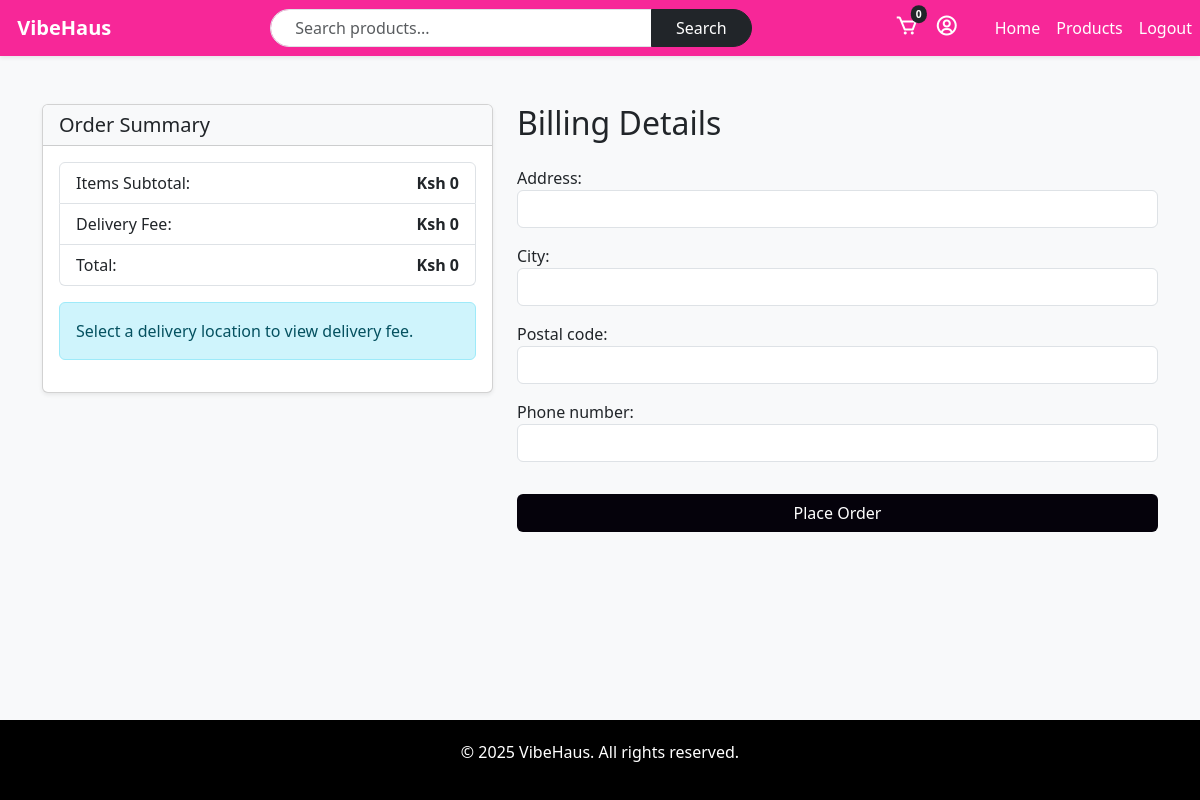
/orders/checkout/ (signed in), run on an earlier commit of the app's database.
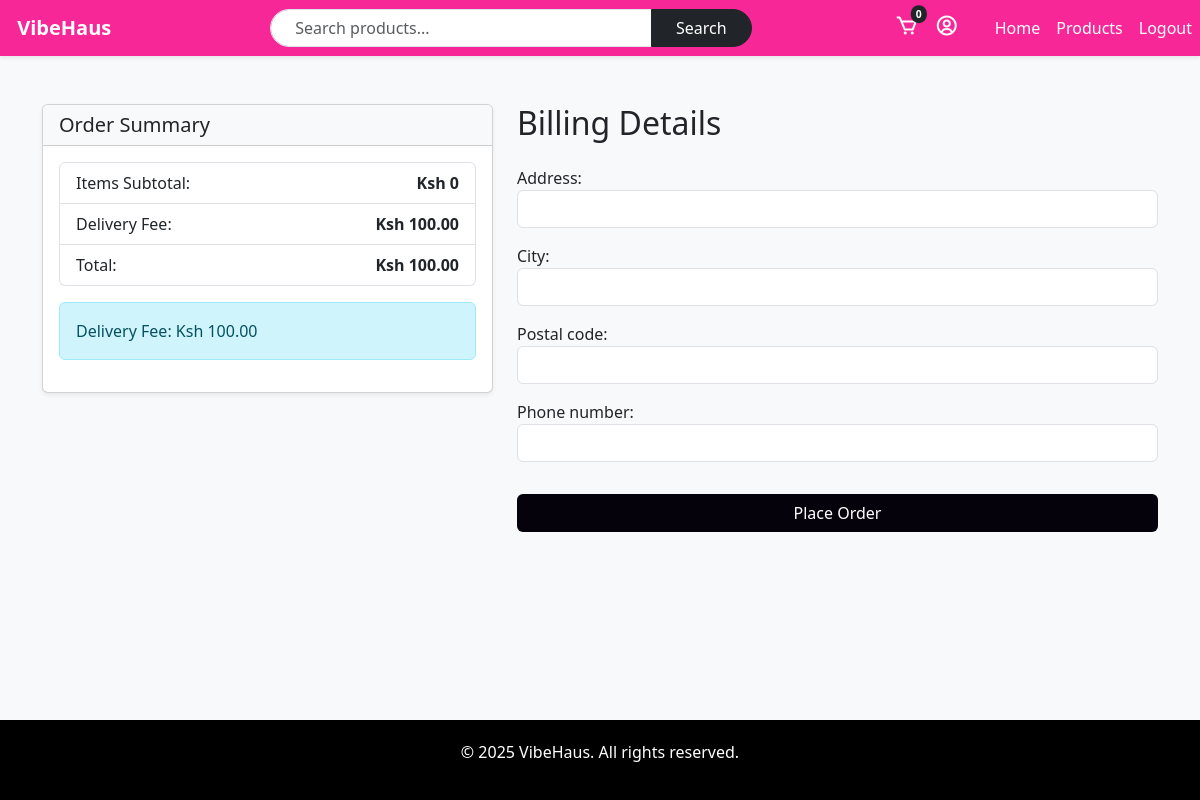
And on a later commit of the database.
### cart/models.py (models this page shows, shortened)
class DeliveryLocation(models.Model):
    area = models.CharField(max_length=100)
    delivery_fee = models.DecimalField(max_digits=8, decimal_places=2, default=0.00)

### orders/views.py (the view, shortened to what this page needs)
# urls.py: path('checkout/', views.checkout_view, name='checkout'),
def checkout_view(request):
    try:
        cart = Cart.objects.get(user=request.user)
        items = cart.items.all()
    except Cart.DoesNotExist:
        cart = None
        items = []
    delivery_fee = cart.delivery_location.delivery_fee if cart and cart.delivery_location else Decimal('0')
    delivery_message = f"Delivery Fee: Ksh {delivery_fee}" if cart and cart.delivery_location else "Select a delivery location to view delivery fee."
    coupon_discount = Decimal('0')
    discount_message = ""
    base_total = cart.get_total() if cart else Decimal('0')
    items_total = sum(item.get_subtotal() for item in items)
    total_after_discount = max(base_total - coupon_discount, Decimal('0'))
    final_total = total_after_discount  # already includes delivery
    if request.method == 'POST':
        form = OrderForm(request.POST)
        if not cart or not items:
            messages.error(request, "Your cart is empty.")
            return redirect('cart_view')
        if form.is_valid():
            order = form.save(commit=False)
            order.user = request.user
            order.status = Order.PENDING
            order.delivery_fee = delivery_fee
            order.delivery_message = delivery_message
            order.coupon = cart.coupon if cart and cart.coupon else None
            order.total_amount = final_total
            order.save()
            for item in items:
                OrderItem.objects.create(
                    order=order,
                    product=item.product,
                    quantity=item.quantity,
                    price=item.product.price
                )
            if cart.coupon:
                cart.coupon.used_count += 1
                cart.coupon.save()
            cart.items.all().delete()
            cart.coupon = None
            cart.save()
            return redirect('payment_page', order_id=order.id)
    else:
        form = OrderForm()
    return render(request, 'orders/checkout.html', {
        'form': form,
        'cart': cart,
        'items': items,
        'items_total': items_total,
        'base_total': base_total,
        'coupon_discount': coupon_discount,
        'discount_message': discount_message,
        'delivery_fee': delivery_fee,
        'delivery_message': delivery_message,
        'total_after_discount': total_after_discount,
        'final_total': final_total,
    })

### orders/forms.py
class OrderForm(forms.ModelForm):
    class Meta:
        model = Order
        fields = ['address', 'city', 'postal_code', 'phone_number']  # Add phone_number
        widgets = {
            'address': forms.TextInput(attrs={'class': 'form-control'}),
            'city': forms.TextInput(attrs={'class': 'form-control'}),
            'postal_code': forms.TextInput(attrs={'class': 'form-control'}),
            'phone_number': forms.TextInput(attrs={'class': 'form-control'}),  # Add phone_number widget
        }

### cart/context_processors.py (called while the page is built)
def cart_item_count(request):
    count = 0
    if not request.session.session_key:
        request.session.create()
    session_key = request.session.session_key
    try:
        if request.user.is_authenticated:
            cart = Cart.objects.get(user=request.user)
        else:
            cart = Cart.objects.get(session_key=session_key, user=None)
        count = sum(item.quantity for item in cart.items.all())
    except Cart.DoesNotExist:
        pass
    return {'cart_count': count}

### coupons/models.py (called while the page is built)
    def is_valid(self):
        return self.expiry_date >= timezone.now().date() and self.used_count < self.usage_limit

### orders/templates/orders/checkout.html (shortened to what this page needs)
{% extends 'base.html' %} {% load static %} {% block content %}
<div class="container my-5">
  <div class="row flex-column-reverse flex-md-row">
    <div class="col-md-5 mb-4 mb-md-0">
      <div class="card shadow-sm">
        <div class="card-header bg-light">
          <h5 class="mb-0">Order Summary</h5>
        </div>
        <div class="card-body">
          <ul class="list-group mb-3">
            <li class="list-group-item d-flex justify-content-between">
              <span>Items Subtotal:</span>
              <strong>Ksh {{ items_total }}</strong>
            </li>
            <li class="list-group-item d-flex justify-content-between">
              <span>Delivery Fee:</span>
              <strong>Ksh {{ delivery_fee }}</strong>
            </li>
            <li class="list-group-item d-flex justify-content-between">
              <span>Total:</span>
              <strong>Ksh {{ final_total }}</strong>
            </li>
          </ul>
           {% if delivery_message %}
          <div class="alert alert-info">{{ delivery_message }}</div>
          {% endif %}
        </div>
      </div>
    </div>
    <div class="col-md-7">
      <h2 class="mb-4">Billing Details</h2>
      <form method="post" novalidate>
        {% csrf_token %} {{ form.as_p }}
        <button
          type="submit"
          class="btn w-100 mt-3"
          style="background-color: rgb(5, 2, 11); color: white"
        >
          Place Order
        </button>
      </form>
    </div>
  </div>
</div>
{% endblock %}

What changed in the data, as far as the page shows it:
added DeliveryLocation: delivery_fee "100.00"
Also different on the page:
{{ final_total }}: "0" → "100.00"
{{ delivery_message }}: "Select a delivery location to view delivery fee." → "Delivery Fee: Ksh 100.00"
{{ delivery_fee }}: "0" → (not shown)
